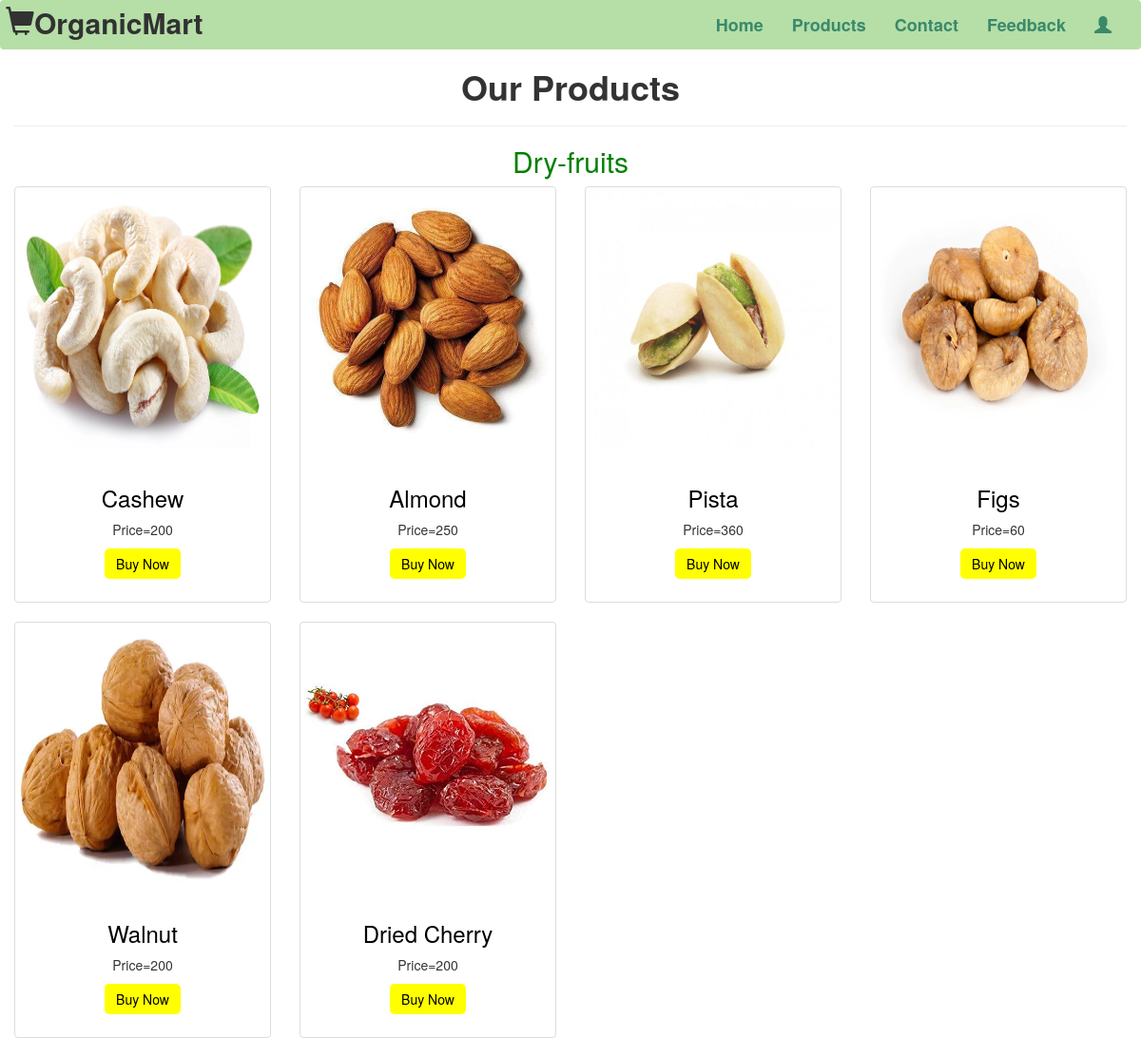
Screenshot of /user/dry.php with the database file from the repository.
### tables this page shows
CREATE TABLE `product` (
  `product_id` varchar(50) NOT NULL,
  `product_category` varchar(30) NOT NULL,
  `product_name` varchar(20) NOT NULL,
  `price` int(11) NOT NULL,
  `product_img` varchar(1000) NOT NULL
);

### user/dry.php (the view, shortened to what this page needs)
<?php
 $cn=mysqli_connect("localhost","root","","organic");
 $query="SELECT * from product where product_category = 'dryfruit' ";
 $result=mysqli_query($cn,$query);
?>
<html>
    <head>
        <link rel="stylesheet" href="https://maxcdn.bootstrapcdn.com/bootstrap/3.4.1/css/bootstrap.min.css">
        <link rel="stylesheet" href="style.css">
      </head>
      <body>
      <nav class="navbar">
        <div class="container-fluid">
            <div class="navbar-header">
                <a class="navbar-brand" href="#" class="logo" id="logo"><span class="glyphicon glyphicon-shopping-cart"></span>OrganicMart</a>
            </div>
            <div class="collapse navbar-collapse" id="myNavbar">
            <ul class="nav navbar-nav navbar-right">
                    <li><a href="index.php">Home</a></li>
                    <li class=dropdown><a class="dropdown-toggle" data-toggle="dropdown">Products</a>
                    </li>
                    <li><a href="contact.php">Contact</a></li>
                    <li><a href="rating.php">Feedback</a></li>
                    <li><a href=profile.php class="text-danger"><span class="glyphicon glyphicon-user"></span></a></li>
                </ul>
        </div>
    </nav>
        <div class="container-fluid">
            <center>
                <div class="head">
                    <h1>Our Products</h1>
                </div>
            </center>
            <hr>
           <sction class="catehogy" id="category">
            <h2 align=center >Dry-fruits</h2>
            <div class="row">
                    <?php
                 while($row=mysqli_fetch_assoc($result)){
                    extract($row);
                    echo"<div class=col-md-3>
                    <div class=thumbnail>
                    <img class=img-rounded src=../img/$product_img style='height:270px; width:100%'>
                    <br>
                    <h3><center>$product_name</center></h3>
                    <p><center>Price=$price</center></p>
                    <center><a href='buy.php?product_id=$product_id&product_name=$product_name&price=$price' id=buy class='btn '>Buy Now</a></center><br>";
                    echo"</div></div>";
                 }
                ?>
                </div>
                </div>
                </body>
            </html>

### style.css (style rules this page uses)
nav { opacity: 0.8; background-color: aqua; }
.navbar #logo { font-size: 30px; color: black; padding:5px; }
.navbar a { font-weight: bold; color: black; font-size:18px; }
h3 { color: black; text-align: center; }

### user/dry.php (style rules this page uses)
nav { opacity: 0.8; background-color: #a4d792; }
.navbar #logo { font-size: 30px; color: black; padding:5px; }
.navbar a { font-weight: bold; color: #096c47; font-size:18px; }
.head { margin-top:-20px; font-size: 25px; font-weight: 300; }
.head h1 { text-align:center; font-weight:800; font: size 150px; }
.btn { border-radius: 5px; border: black; color: black; cursor: pointer; transition: all 0.3s ease; background: white; }
#buy { background-color:yellow; }
h2 { color:green; font-weight:300; }

### rows the page displays
product: product_img (picture), product_name "Cashew", price "200"
product: product_img (picture), product_name "Almond", price "250"
product: product_img (picture), product_name "Pista", price "360"
product: product_img (picture), product_name "Figs", price "60"
product: product_img (picture), product_name "Walnut", price "200"
product: product_img (picture), product_name "Dried Cherry", price "200"
